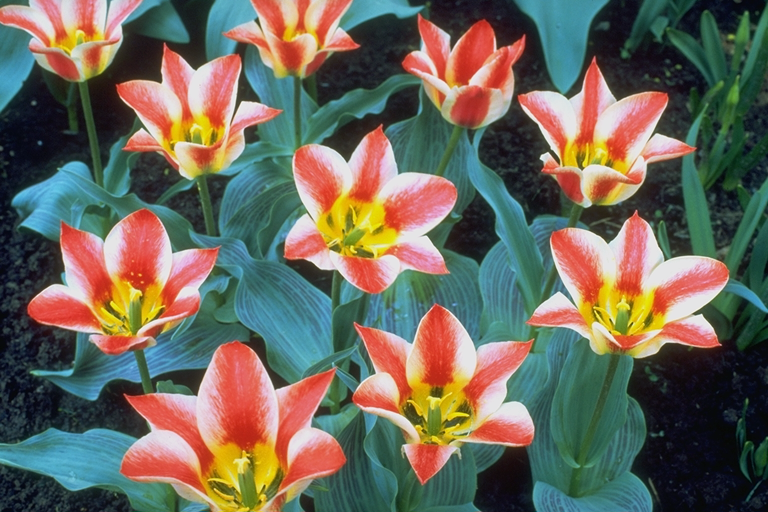
#> input picture lab1_sp23/figures/tulips.png, 768 x 512 px
$ jupyter execute --allow-errors Lab1_student_copy-23SP.ipynb
#> lines starting #> are read from the running program, lines starting #| are printed output that depends on the picture
ECE479 LAB 1: Python, NumPy and Data Analytics Basics
====================================

**Report Due: Feb 14, 11:59 PM**

## Name: Ary Indarapu (awi2)

### Difficulties and Bugs
Most of the lab went pretty smoothly, although there were a couple of hiccups in Part II and Part III.  In step 2 of part 2, there was a line where I used np.true_divide(). Without this line, the downsampling was having issues and would output a nearly white screen. I learned that true divide helped normalize the array and allow naive downsampling to perform correctly. The convolution also gave me some trouble. At first, I tried to simply adjust the bounds of the for loops by adjusting for the filter size, but that caused unecessary padding border to form on the right and bottom of the image. This was likely due to the filter averaging out a bunch of 0s. To fix this, I changed the bounds to start at the center of filter and shift it over. Additionally, I had some issues with the kMeans algorithm. However, after going through a "TowardsDataScience" article (cited below), I was able to understand the algorithm and write it correctly. Other than that, the lab was not too much of a trouble, and most of bugs ended fixing themselves after a few minutes of debugging.

### What I Learned
In this lab, I learned how to be efficient with numpy, as well as realizing how helpful it is for array operations. The restriction of not allowing explicit for loops in Part I forced me to change my thinking and look for other functions. Part II felt helpful for many image operations, although the downsampling logic was not too difficult. Part III was where a learned the most; the kNN and kMeans helped supplement the lecture and building them from scratch was a good exercise. All in all, the lab was helpful to learn new things and find better solutions than the immediate one that pops into my brain.

### References
https://towardsdatascience.com/k-means-a-complete-introduction-1702af9cd8c

https://numpy.org/doc/stable/reference/index.html

In LAB 1, you will learn the basics of Python programming and the NumPy library by practicing basic image processing operations, including image cropping, Gaussian Filtering, and up/downsampling. In addition, you will have to implement two classical data analytics algorithms with Python and NumPy.

If you do not have Python programming experience before, you can use the below links for a quick tutorial.

Python tutorial: https://docs.python.org/3.9/tutorial/

Python: How to fetch internet resources using urllib:
https://docs.python.org/3/howto/urllib2.html

## PART I: Python Basics: NumPy

NumPy is a foundational library in python that works with numbers and arrays. We will be using NumPy extensively to work with array computations in the following labs. Before we start, please check if you have successfully installed the Numpy package. NumPy [Tutorial][link_numpy_start] is available for your reference. (All blue words have hyperlinks embedded for your convenience.)

[link_numpy_start]: https://docs.scipy.org/doc/numpy/user/quickstart.html

To install dependencies for lab1, please use "pip install -r requirements.txt".

Once you are ready, please complete the following tasks:
(NOTE: In the following tasks, you are **NOT** allowed to use explicit `for` loops. Each task should only require very few lines of code.)

  * **Step 1**: Generate a 2-D all-zero NumPy array **A**, with the size of 9 x 6 (row x column). Print the type and shape of **A**.
  Hint: `type(A)`returns the type of an object `A`.
  * **Step 2**: Create a block-I shape by replacing certain elements from 0 to 1 in array **A**.
  * **Step 3**: Generate a 2-D array **B** by filling zero-vector at the top and bottom of the array **A**.


  * **Step 4**: Generate a 2-D array **C**, with numbers 1, 2, 3, ..., 65, 66 filled in row by row, starting from the top-left corner of the array. The size of **C** is 11 x 6 (row x column, the same size as array **B**).
  * **Step 5**: Perform element-wise multiplication between **B** and **C** and store the result in array **D**.
  * **Step 6**: Take the non-zero elements in **D** and store into a new 1-D array **E**.
  * **Step 7**: Normalize the elements in **E** and store in **F** using equations:
    ```Python
        max, min = E.max(), E.min()

        val_normalized = (val_original - min) / (max - min)
    ```
  * **Step 8**: Find the element in **F** with the closest absolute value to 0.25 and print it on screen.

[cell 1]
import numpy as np

# Step 1
# Simple numpy function that creates an array of zeros with the shape (9, 6)
A = np.zeros((9, 6))
print(type(A), A.shape)

# Step 2
# Here, I replaced the corresponding sections of the "I" with arrays of ones using array slicing. For example, for the top rectangle,
# I replaced the section corresponding to the first two rows and middle 4 columns with an array of ones of the same shape.
A[:2, 1:5] = np.ones((2, 4))
A[7:, 1:5] = np.ones((2, 4))
A[2:7, 2:4] = np.ones((5, 2))
print("A", A)

# Step 3
# I used np.vstack to create a vertical stack and combine them together. The top and bottom layers are zero arrays.
B = np.vstack((np.zeros(6), A, np.zeros(6)))
print("B", B)

# Step 4
# To easily get a list of numbers, I used the np.arange function, and I reshaped that into an (11, 6) array.
C = np.arange(11*6).reshape(11, 6)
print("C", C)

# Step 5
# Numpy operations are element-wise, making this line pretty easy.
D = B * C
print("D", D)

# Step 6
# np.where allows me to find all of the indices that return true for the expression in the argument.
# In this case, I wanted to find non-zero elements (i.e. D != 0), and accessed it using D[...].
E = D[np.where(D != 0)]
print("E", E)

# Step 7
# Finding the maximum and minimum values were easy with the .max() and .min() functions.
# Normalization was simply multiple element-wise operations, as given in the equations above.
maximum, minimum = E.max(), E.min()
F = (E - minimum) / (maximum - minimum)
print("F", F)

# Step 8
# This is a quick process that does element-wise operations. To get the closest to 0.25, just subtracting this normalized array by 0.25 means the
# closest index is the element closest to 0. To take into account negative values, we take the absolute value of every element in the array.
# Finally, the argmin() method allows us to find the index of the minimum value, i.e. the index and element closest to 25.
diff_F = np.abs(F - 0.25)
idx = diff_F.argmin()
print("Closest to 0.25 is at index", idx, "with a value of", F[idx])

## PART II: More Python: Image Processing

With the basic knowledge of NumPy, we will move on to play with some images in the form of NumPy arrays. You may find these two packages helpful in this part: [pillow][pillow_doc] and [matplotlib][matplotlib_doc]. Pillow is an image library for python. It is capable of handling many image-processing related tasks. Matplotlib is a commonly used package for plotting graphs and images in python. We should only be using some very basic functions of those two libraries in the following tasks.

**In your report, you should show the resulting images of each step.**

  * **Step 1**: Read the image from `'figures/tulips.png'`, and convert it into a NumPy array. Print the type and the shape of the array. Display the array (which has been converted from the image). You can use [Image.open(...)][Image_open_doc] function from the pillow package to read the image and use [imshow(...)][imshow_doc] from the matplotlib package to display the cropped image (refer to **Step 2**). Notice that each pixel is represented by an integer number ranging from 0 to 255 in the output of `Image.open(...)`, so you may need to normalize pixel values to range [0.0, 1.0] (floating points) to make sure all pixels' values are still within the valid range after we apply the filters in following steps. Be careful, the image has three channels, which represent Red, Green and Blue respectively.

[pillow_doc]:https://pillow.readthedocs.io/en/stable/
[matplotlib_doc]:https://matplotlib.org/index.html
[Image_open_doc]:https://pillow.readthedocs.io/en/stable/reference/Image.html
[imshow_doc]:https://matplotlib.org/3.3.3/api/_as_gen/matplotlib.pyplot.imshow.html

[cell 2]
import numpy as np
from PIL import Image
from matplotlib import pyplot as plt

# This is a simple open image using the Pillow Image library. Using matplotlib, we show the result below.
tulip = Image.open('./figures/tulips.png')
#> tulip is the input picture: PIL image 768x512 RGB; mean R, G, B 109.5, 104, 91.1
print("Array type", type(tulip))
#| Array type <class 'PIL.PngImagePlugin.PngImageFile'>
print("Array shape", np.array(tulip).shape)
#| Array shape (512, 768, 3)
plt.imshow(tulip)

  * **Step 2**: Center-crop the image into dimension (200, 200, 3), meaning that you should crop the central portion of the image to the target height and width. For example:


[cell 3]
# The algorithm here is simply getting the dimensions by getting midpoints of the image's dimension and the dimension of our crop.
# For example, for the left border, we decrease 200 from the width and divide it by 2. Finally, we use the crop method to crop the image
# and use np.true_divide to scale the image as RGB values.

w, h = tulip.size
#> w = 768; h = 512
left = (w - 200) / 2
#> left = 284
right = (w + 200) / 2
#> right = 484
top = (h - 200) / 2
#> top = 156
bottom = (h + 200) / 2
#> bottom = 356

tulip_cropped = tulip.crop((left, top, right, bottom))
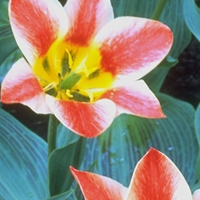
#> tulip_cropped: PIL image 200x200 RGB; mean R, G, B 147.6, 133.3, 115.7
tulip_cropped = np.true_divide(tulip_cropped, 255.0)
#> tulip_cropped: shape (200, 200, 3) float64
plt.figure()
plt.imshow(tulip_cropped)

  * **Step 3**: We will then apply filters to the processed image. In order to preserve the orginial dimensions (H, W, C) of the image after the filtering, we need to properly pad the image first. Similar to **PART I Step 3**, pad the image with zeros on all four edges. You can use [pad(...)][pad_doc] function from the numpy pacakge to do this.

[pad_doc]:https://numpy.org/doc/stable/reference/generated/numpy.pad.html

[cell 4]
# Here, np.pad allows us to pad the image using a constant pad of 0. The first element of the tuple specifies the top and bottom,
# the second element specifies the left and right, and the third dimension specifies the RGB values, which shouldn't have any padding.

tulip_pad = np.pad(tulip_cropped, ((1,1), (1,1), (0,0)), mode='constant')
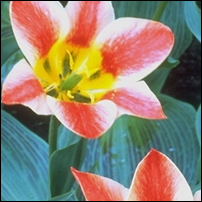
#> tulip_pad: shape (202, 202, 3) float64; mean R, G, B 0.568, 0.513, 0.445
print(tulip_pad)
#> (printed output is left out)
plt.imshow(tulip_pad)

  * **Step 4**: 2-D convolution is one of the very basic of operations of image processing. The 2-D convolution of a filter on an image is the operation of multiplying each pixel in the overlapping portion of the "sliding window" and then add these pixels together to make one output pixel. There is an excellent video explainning the basics [here][2d_conv_video]. You may read more [here][2d_conv].
    The pseudocode is shown below:
    ```
    for row in # of rows of output:
        for col in # of columns of output:
            for ch in # of channels of input/output:
                sum = 0
                for kh in # rows of filter:
                    for kw in # columns of filter:
                        sum += input[row+kh][col+kw][ch] * filter[kh][kw]
                output[row][col][ch] = sum
    ```

    It it important to note that this pseudocode is slightly different from what a convolution looks like in a Convolutional Neural Network (CNN). The difference comes from how we apply the filters. We will talk more about the convolutions in CNN later in the course.

    Now, use the following filters to process the original picture and display the results. **You should write your own 2-D convolution kernel code derived from the above pseudocode instead of using existing pre-written conv functions from any packages.**

    As a side note, the original image has three channels, and you should apply the filter to each of the three channels separately.

    1. Gaussian Blur
    ``` Python
        gaussian_filter = np.asarray([
            [1,  4,  6,  4,  1],
            [4, 16, 24, 16,  4],
            [6, 24, 36, 24,  6],
            [4, 16, 24, 16,  4],
            [1,  4,  6,  4,  1]
        ], dtype=np.float32)
        gaussian_blur = gaussian_filter/np.sum(gaussian_filter)
    ```

    2. Motion Blur
    ``` Python
        motion_filter = np.asarray([
            [1, 0, 0, 0, 0, 0, 0],
            [0, 1, 0, 0, 0, 0, 0],
            [0, 0, 1, 0, 0, 0, 0],
            [0, 0, 0, 1, 0, 0, 0],
            [0, 0, 0, 0, 1, 0, 0],
            [0, 0, 0, 0, 0, 1, 0],
            [0, 0, 0, 0, 0, 0, 1],
        ], dtype=np.float32)
        motion_blur = motion_filter/np.sum(motion_filter)
    ```

    3. Edge Detection
    ``` Python
        edge_filter = np.asarray([
        [-1, -1, -1],
        [-1,  8, -1],
        [-1, -1, -1]
        ], dtype=np.float32)
    ```
[2d_conv_video]:https://www.youtube.com/watch?v=C_zFhWdM4ic
[2d_conv]:https://www.allaboutcircuits.com/technical-articles/two-dimensional-convolution-in-image-processing/

[cell 5]
# This is the convolution function. Here, we follow the exact same process given to us. However, we need to adjust for the size of the filter
# so that the for loops do not create out of bounds accesses. This is done on the indicated lines below.
def conv(input, filter):
    output = np.zeros(input.shape)
    for row in range(output.shape[0]): # adjusting for padding and size of filter
        for col in range(output.shape[1]): # adjusting for padding and size of filter
            for ch in range(output.shape[2]):
                sum = 0
                for kh in range(filter.shape[0]):
                    for kw in range(filter.shape[1]):
                        r = row - filter.shape[0] // 2 + kh
                        c = col - filter.shape[1] // 2 + kw
                        if r >= 0 and c >= 0 and r < output.shape[0] and c < output.shape[1]:
                            sum += input[r][c][ch] * filter[kh][kw]
                output[row][col][ch] = sum
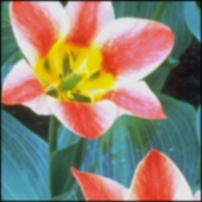
#> output: shape (202, 202, 3) float64; mean R, G, B 0.567, 0.512, 0.444

    return output.astype(float)

[cell 6]
### Part 2 Apply the Gaussian filter
gaussian_filter = np.asarray([
  [1,  4,  6,  4,  1],
  [4, 16, 24, 16,  4],
  [6, 24, 36, 24,  6],
  [4, 16, 24, 16,  4],
  [1,  4,  6,  4,  1],
], dtype=np.float32)
gaussian_blur = gaussian_filter / np.sum(gaussian_filter)
out = conv(tulip_pad, gaussian_blur)

[cell 7]
plt.imshow(out)

[cell 8]
### Part 3 Apply the Motion Blur filter
motion_filter = np.asarray([
    [1, 0, 0, 0, 0, 0, 0],
    [0, 1, 0, 0, 0, 0, 0],
    [0, 0, 1, 0, 0, 0, 0],
    [0, 0, 0, 1, 0, 0, 0],
    [0, 0, 0, 0, 1, 0, 0],
    [0, 0, 0, 0, 0, 1, 0],
    [0, 0, 0, 0, 0, 0, 1],
], dtype=np.float32)
motion_blur = motion_filter/np.sum(motion_filter)
out = conv(tulip_pad, motion_blur)
#> after the loop in conv (call 2), `for row in range(output.shape[0]):`:
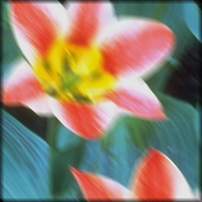
#> output: shape (202, 202, 3) float64; mean R, G, B 0.564, 0.508, 0.441

[cell 9]
plt.imshow(out)

[cell 10]
### Part 4 Apply the Edge Detection filter
edge_filter = np.asarray([
  [-1, -1, -1],
  [-1,  8, -1],
  [-1, -1, -1]
], dtype=np.float32)
out = conv(tulip_pad, edge_filter)
#> after the loop in conv (call 3), `for row in range(output.shape[0]):`:
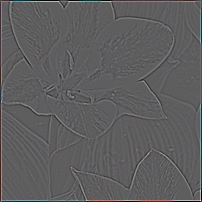
#> output: shape (202, 202, 3) float64; mean R, G, B 7.85e-17, 1.21e-17, 2.11e-18; drawn with min black and max white

[cell 11]
plt.imshow(out)
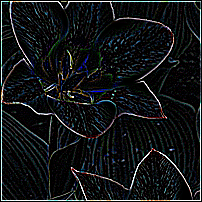
#> shown: shape (202, 202, 3) float64; mean R, G, B 0.0754, 0.0857, 0.0907

 * **Step 5**: Also, we often need to downscale an image. We will use a basic algorithm to accomplish this: Gaussian pyramid. You can read about this technique [here][pyramid]. In this step, you will downsample the given image twice, each with a factor of two. In other words, you will first shrink the image to half of the size (2X smaller), then shrink it again by 2X. As a result, you will have an image that is one-fourth of its original size (4X smaller). We will try two approaches and see the difference.
    1. Naive downsampling: you simply pick the 2nd, 4th, 6th, ..., nth pixels (every two pixels) by skipping one pixel each time. The resulting image should have one half of the size of the original. You repeat this process to obtain the 1/4 size image.
    2. Gaussian pyramid: You apply the Gaussian filter to the image first, like what you have done in the previous step. After that, you downsample on the filtered image. Again, you pick the 2nd, 4th, 6th, ..., nth pixels by skipping one pixel each time when you downsample. Then, you repeat this process of "filter and downsample" to obtain the 1/4 size image. The Gaussian filter removes the high-frequency components from the image before downsampling, thus avoiding the aliasing problem as you will notice in the results.

    By displaying each picture in the process (two downsampled images per approach, four images in total), you may observe some difference in the results of the two techniques.
[pyramid]:https://en.wikipedia.org/wiki/Pyramid_(image_processing)#:~:text=pyramid%20generation%20steps.-,Gaussian%20pyramid,lower%20level%20of%20the%20pyramid.

[cell 12]
### Part 1 Naive downsampling

# This naive downsample is pretty self explanatory. We create an array that's exactly half the size of the input array.
# We iterate through this new output array and set each pixel to be the corresponding pixel in the input array times 2.
def naiveDownsample(input):
    naive_output = np.zeros((input.shape[0] // 2, input.shape[1] // 2, input.shape[2]), dtype=np.float32)

    for row in range(naive_output.shape[0]):
        for col in range(naive_output.shape[1]):
            for color in range(3):
                naive_output[row][col][color] = input[row * 2][col * 2][color]
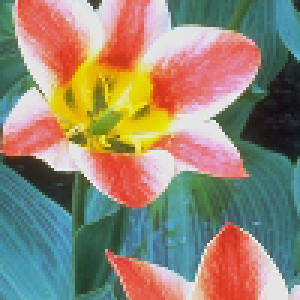
#> naive_output: shape (100, 100, 3) float32 (shown 3 times larger); mean of channels 0, 1, 2 0.577, 0.524, 0.452; drawn as R, G, B

    return naive_output

[cell 13]
sample1 = naiveDownsample(np.array(tulip_cropped))
plt.imshow(sample1)

[cell 14]
sample2 = naiveDownsample(sample1)
#> after the loop in naiveDownsample (call 2), `for row in range(naive_output.shape[0]):`:
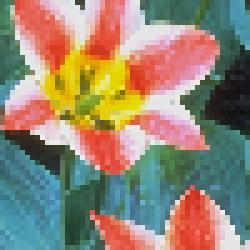
#> naive_output: shape (50, 50, 3) float32 (shown 5 times larger); mean of channels 0, 1, 2 0.578, 0.525, 0.453; drawn as R, G, B
plt.imshow(sample2)

[cell 15]
### Part 2 Gaussian filter + downsampling
# Here we first apply the gaussian filter in the same manner as above. Then, we use that output for downsampling.

gaussian_blur = gaussian_filter / np.sum(gaussian_filter)
out = conv(tulip_pad, gaussian_blur)
sample1 = naiveDownsample(out)
#> after the loop in naiveDownsample (call 3), `for row in range(naive_output.shape[0]):`:
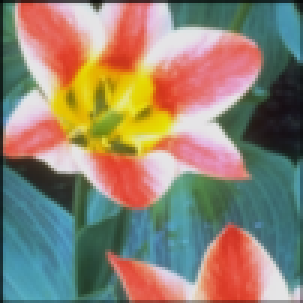
#> naive_output: shape (101, 101, 3) float32 (shown 3 times larger); mean R, G, B 0.567, 0.512, 0.444
plt.imshow(sample1)

[cell 16]
sample2 = naiveDownsample(sample1)
#> after the loop in naiveDownsample (call 4), `for row in range(naive_output.shape[0]):`:
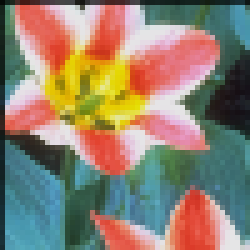
#> naive_output: shape (50, 50, 3) float32 (shown 5 times larger); mean R, G, B 0.567, 0.51, 0.441
